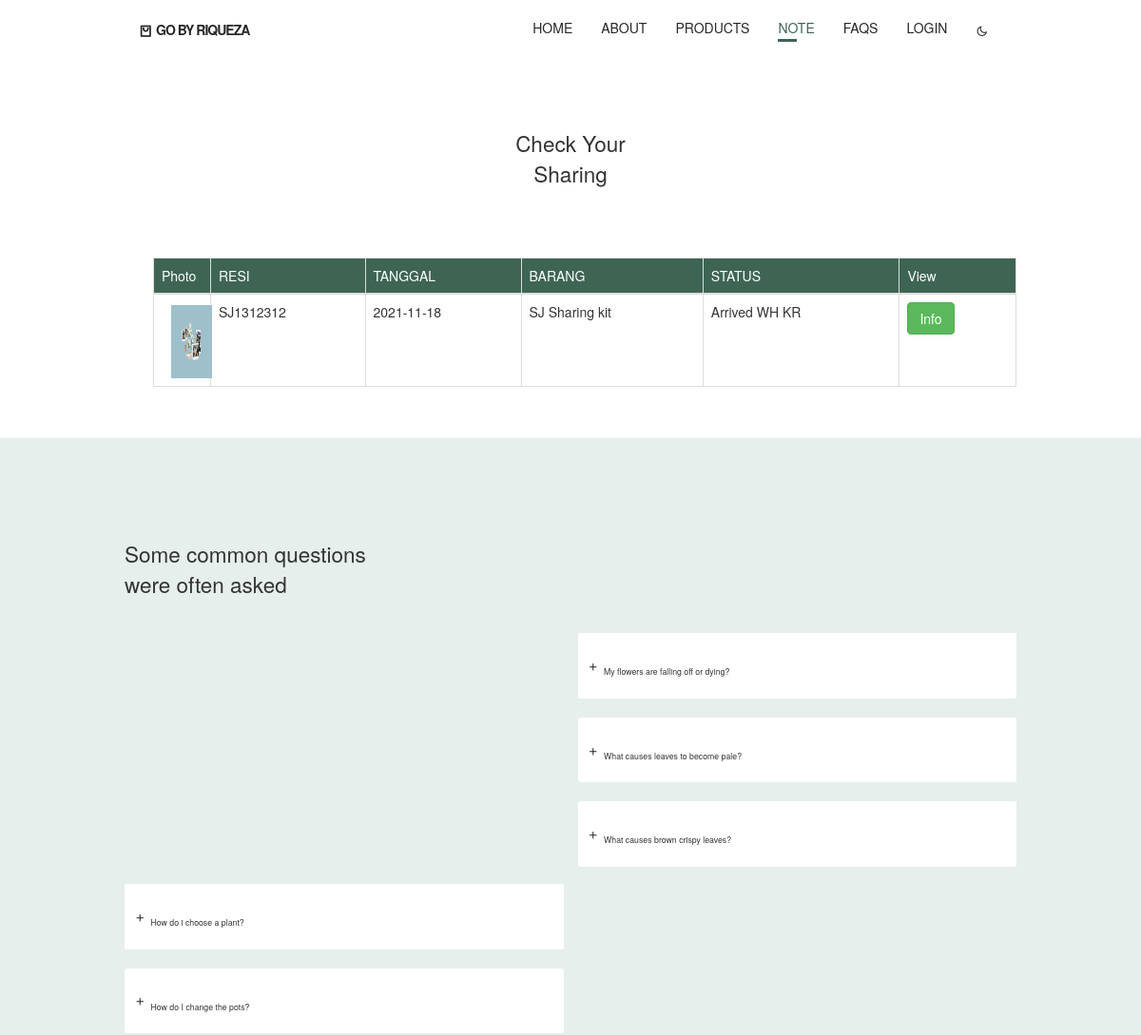
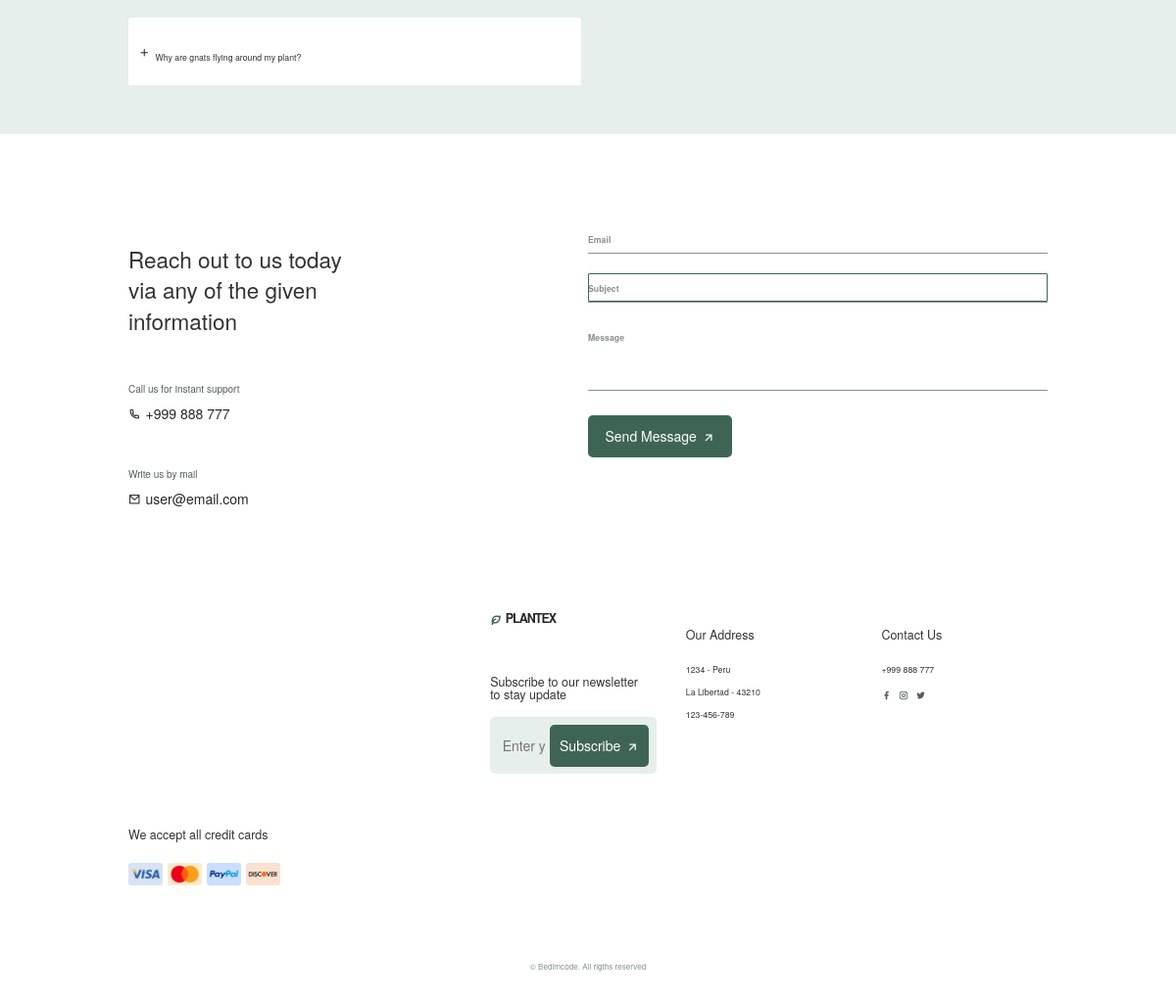
The page /proofco.php on the database its author committed (2 pictures, top to bottom).
### tables this page shows
CREATE TABLE `tb_proof` (
  `pr_batch` int(100) NOT NULL,
  `pr_image` text NOT NULL,
  `pr_resi` text NOT NULL,
  `pr_tanggal` text NOT NULL,
  `pr_barang` text NOT NULL,
  `pr_status` text NOT NULL
);

### proofco.php (the view, shortened to what this page needs)
<!DOCTYPE html>
    <html lang="en">
    <head>
        <link href="https://cdn.jsdelivr.net/npm/remixicon@2.5.0/fonts/remixicon.css" rel="stylesheet">
        <link rel="stylesheet" href="assets/css/styles.css">
    </head>
    <body>
        <header class="header" id="header">
            <nav class="nav container">
                <a href="index.php" class="nav__logo">
                    <i class="ri-shopping-bag-2-line"></i> GO by riqueza
                </a>
                <div class="nav__menu" id="nav-menu">
                    <ul class="nav__list">
                        <li class="nav__item">
                            <a href="index.php" class="nav__link">Home</a>
                        </li>
                        <li class="nav__item">
                            <a href="#about" class="nav__link">About</a>
                        </li>
                        <li class="nav__item">
                            <a href="#products" class="nav__link">Products</a>
                        </li>
                        <li class="nav__item">
                            <a href="#note" class="nav__link active-link">Note</a>
                        </li>
                        <li class="nav__item">
                            <a href="#faqs" class="nav__link">FAQs</a>
                        </li>
                        <li class="nav__item">
                            <a href="login.php" class="nav__link">Login</a>
                        </li>
                    </ul>
                </div>
                <div class="nav__btns">
                    <i class="ri-moon-line change-theme" id="theme-button"></i>
                </div>
            </nav>
        </header>
        <main class="main">
           <<section class="product section container" id="note">
                <h2 class="section__title-center">
                    Check Your <br> Sharing
                </h2>
<head>
<link rel="stylesheet" href="http://maxcdn.bootstrapcdn.com/bootstrap/3.3.6/css/bootstrap.min.css">
</head>
<body >
<div class="container">
   <br />
   <div class="row">
    <div class="col-md-12">
        <div class="panel-body">
        <?php
 include "db_go.php";
 $query = "select * from tb_proof";
 $result = mysqli_query($conn,$query);
    ?>
            <div class="table-responsive">
                <table class="table table-bordered">
                    <thead>
                        <tr>
                            <th width="60">Photo</th>
                            <th>RESI</th>
                            <th>TANGGAL</th>
                            <th>BARANG</th>
                            <th>STATUS</th>
                            <th>View</th>
                        </tr>
                        </thead>
                        <?php while($row = mysqli_fetch_array($result)){ ?>
                            <tr>
                                <td><img src="images/<?php echo $row['pr_image']; ?>" height="50" width="50"/></td>
                                <td><?php echo $row['pr_resi']; ?></td>
                                <td><?php echo $row['pr_tanggal']; ?></td>
                                <td><?php echo $row['pr_barang']; ?></td>
                                <td><?php echo $row['pr_status']; ?></td>
                                <td><button data-pr_batch='<?php echo $row['pr_batch']; ?>' class="userinfo btn btn-success">Info</button></td>
                            </tr>
                        <?php } ?>
                </table>
            </div>
        </div>
    </div>
    </div>
</div>
    </body>
</html>
        <section class="questions section" id="faqs">
                <h2 class="section__title-center questions__title container">
                    Some common questions <br> were often asked
                </h2>
                <div class="questions__container container grid">
                    <div class="questions__group">
                        <div class="questions__item">
                            <header class="questions__header">
                                <i class="ri-add-line questions__icon"></i>
                                <h3 class="questions__item-title">
                                    My flowers are falling off or dying?
                                </h3>
                            </header>
                            <div class="questions__content">
                            </div>
                        </div>
                        <div class="questions__item">
                            <header class="questions__header">
                                <i class="ri-add-line questions__icon"></i>
                                <h3 class="questions__item-title">
                                    What causes leaves to become pale?
                                </h3>
                            </header>
                            <div class="questions__content">
                            </div>
                        </div>
                        <div class="questions__item">
                            <header class="questions__header">
                                <i class="ri-add-line questions__icon"></i>
                                <h3 class="questions__item-title">
                                    What causes brown crispy leaves?
                                </h3>
                            </header>
                            <div class="questions__content">
                            </div>
                        </div>
                    </div>
                    <div class="questions__group">
                        <div class="questions__item">
                            <header class="questions__header">
                                <i class="ri-add-line questions__icon"></i>
                                <h3 class="questions__item-title">
                                    How do i choose a plant?
                                </h3>
                            </header>
                            <div class="questions__content">
                            </div>
                        </div>
                        <div class="questions__item">
                            <header class="questions__header">
                                <i class="ri-add-line questions__icon"></i>
                                <h3 class="questions__item-title">
                                    How do I change the pots?
                                </h3>
                            </header>
                            <div class="questions__content">
                            </div>
                        </div>
                        <div class="questions__item">
                            <header class="questions__header">
                                <i class="ri-add-line questions__icon"></i>
                                <h3 class="questions__item-title">
                                    Why are gnats flying around my plant?
                                </h3>
                            </header>
                            <div class="questions__content">
                            </div>
                        </div>
                    </div>
                </div>
            </section>
            <section class="contact section container" id="contact">
                <div class="contact__container grid">
                    <div class="contact__box">
                        <h2 class="section__title">
                            Reach out to us today <br> via any of the given <br> information
                        </h2>
                        <div class="contact__data">
                            <div class="contact__information">
                                <h3 class="contact__subtitle">Call us for instant support</h3>
                                <span class="contact__description">
                                    <i class="ri-phone-line contact__icon"></i>
                                    +999 888 777
                                </span>
                            </div>
                            <div class="contact__information">
                                <h3 class="contact__subtitle">Write us by mail</h3>
                                <span class="contact__description">
                                    <i class="ri-mail-line contact__icon"></i>
                                    user@email.com
                                </span>
                            </div>
                        </div>
                    </div>
                    <form action="" class="contact__form">
                        <div class="contact__inputs">
                            <div class="contact__content">
                                <input type="email" placeholder=" " class="contact__input">
                                <label for="" class="contact__label">Email</label>
                            </div>
                            <div class="contact__content">
                                <input type="text" placeholder=" " class="contact__input">
                                <label for="" class="contact__label">Subject</label>
                            </div>
                            <div class="contact__content contact__area">
                                <textarea name="message" placeholder=" " class="contact__input"></textarea>
                                <label for="" class="contact__label">Message</label>
                            </div>
                        </div>
                        <button class="button button--flex">
                            Send Message
                            <i class="ri-arrow-right-up-line button__icon"></i>
                        </button>
                    </form>
                </div>
            </section>
        <footer class="footer section">
            <div class="footer__container container grid">
                <div class="footer__content">
                    <a href="#" class="footer__logo">
                        <i class="ri-leaf-line footer__logo-icon"></i> Plantex
                    </a>
                    <h3 class="footer__title">
                        Subscribe to our newsletter <br> to stay update
                    </h3>
                    <div class="footer__subscribe">
                        <input type="email" placeholder="Enter your email" class="footer__input">
                        <button class="button button--flex footer__button">
                            Subscribe
                            <i class="ri-arrow-right-up-line button__icon"></i>
                        </button>
                    </div>
                </div>
                <div class="footer__content">
                    <h3 class="footer__title">Our Address</h3>
                    <ul class="footer__data">
                        <li class="footer__information">1234 - Peru</li>
                        <li class="footer__information">La Libertad - 43210</li>
                        <li class="footer__information">123-456-789</li>
                    </ul>
                </div>
                <div class="footer__content">
                    <h3 class="footer__title">Contact Us</h3>
                    <ul class="footer__data">
                        <li class="footer__information">+999 888 777</li>
                        <div class="footer__social">
                            <a href="https://www.facebook.com/" class="footer__social-link">
                                <i class="ri-facebook-fill"></i>
                            </a>
                            <a href="https://www.instagram.com/" class="footer__social-link">
                                <i class="ri-instagram-line"></i>
                            </a>
                            <a href="https://twitter.com/" class="footer__social-link">
                                <i class="ri-twitter-fill"></i>
                            </a>
                        </div>
                    </ul>
                </div>
                <div class="footer__content">
                    <h3 class="footer__title">
                        We accept all credit cards
                    </h3>
                    <div class="footer__cards">
                        <img src="assets/img/card1.png" alt="" class="footer__card">
                        <img src="assets/img/card2.png" alt="" class="footer__card">
                        <img src="assets/img/card3.png" alt="" class="footer__card">
                        <img src="assets/img/card4.png" alt="" class="footer__card">
                    </div>
                </div>
            </div>
            <p class="footer__copy">&#169; Bedimcode. All rigths reserved</p>
        </footer>
    </body>
</html>

### rows shown on the page
tb_proof: pr_image (picture), pr_resi "SJ1312312", pr_tanggal "2021-11-18", pr_barang "SJ Sharing kit", pr_status "Arrived WH KR"
